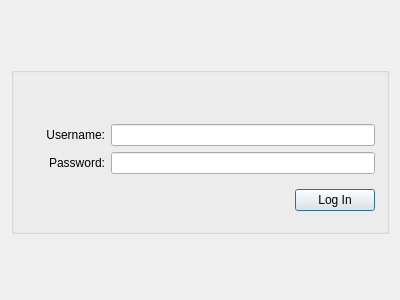
<?xml version="1.0" encoding="UTF-8"?>
<ui version="4.0">
 <class>LoginDialog</class>
 <widget class="QDialog" name="LoginDialog">
  <property name="geometry">
   <rect>
    <x>0</x>
    <y>0</y>
    <width>400</width>
    <height>300</height>
   </rect>
  </property>
  <property name="windowTitle">
   <string>Log In</string>
  </property>
  <layout class="QGridLayout" name="gridLayout_2">
   <item row="0" column="0">
    <spacer name="verticalSpacer_3">
     <property name="orientation">
      <enum>Qt::Vertical</enum>
     </property>
     <property name="sizeHint" stdset="0">
      <size>
       <width>20</width>
       <height>38</height>
      </size>
     </property>
    </spacer>
   </item>
   <item row="1" column="0">
    <widget class="QGroupBox" name="groupBox">
     <property name="title">
      <string/>
     </property>
     <layout class="QGridLayout" name="gridLayout">
      <item row="0" column="1">
       <spacer name="verticalSpacer">
        <property name="orientation">
         <enum>Qt::Vertical</enum>
        </property>
        <property name="sizeHint" stdset="0">
         <size>
          <width>20</width>
          <height>40</height>
         </size>
        </property>
       </spacer>
      </item>
      <item row="1" column="0">
       <widget class="QLabel" name="label">
        <property name="maximumSize">
         <size>
          <width>80</width>
          <height>16777215</height>
         </size>
        </property>
        <property name="text">
         <string>Username:</string>
        </property>
        <property name="alignment">
         <set>Qt::AlignRight|Qt::AlignTrailing|Qt::AlignVCenter</set>
        </property>
       </widget>
      </item>
      <item row="1" column="1" colspan="2">
       <widget class="QLineEdit" name="username_line">
        <property name="echoMode">
         <enum>QLineEdit::Normal</enum>
        </property>
        <property name="clearButtonEnabled">
         <bool>false</bool>
        </property>
       </widget>
      </item>
      <item row="2" column="0">
       <widget class="QLabel" name="label_2">
        <property name="maximumSize">
         <size>
          <width>80</width>
          <height>16777215</height>
         </size>
        </property>
        <property name="text">
         <string>Password:</string>
        </property>
        <property name="alignment">
         <set>Qt::AlignRight|Qt::AlignTrailing|Qt::AlignVCenter</set>
        </property>
       </widget>
      </item>
      <item row="2" column="1" colspan="2">
       <widget class="QLineEdit" name="password_line">
        <property name="echoMode">
         <enum>QLineEdit::Password</enum>
        </property>
       </widget>
      </item>
      <item row="3" column="1">
       <spacer name="verticalSpacer_2">
        <property name="orientation">
         <enum>Qt::Vertical</enum>
        </property>
        <property name="sizeHint" stdset="0">
         <size>
          <width>20</width>
          <height>40</height>
         </size>
        </property>
       </spacer>
      </item>
      <item row="3" column="2">
       <widget class="QPushButton" name="login_btn">
        <property name="maximumSize">
         <size>
          <width>80</width>
          <height>16777215</height>
         </size>
        </property>
        <property name="cursor">
         <cursorShape>PointingHandCursor</cursorShape>
        </property>
        <property name="mouseTracking">
         <bool>true</bool>
        </property>
        <property name="text">
         <string>Log In</string>
        </property>
       </widget>
      </item>
     </layout>
    </widget>
   </item>
   <item row="2" column="0">
    <spacer name="verticalSpacer_4">
     <property name="orientation">
      <enum>Qt::Vertical</enum>
     </property>
     <property name="sizeHint" stdset="0">
      <size>
       <width>20</width>
       <height>37</height>
      </size>
     </property>
    </spacer>
   </item>
  </layout>
 </widget>
 <layoutdefault spacing="6" margin="11"/>
 <resources/>
 <connections/>
</ui>
